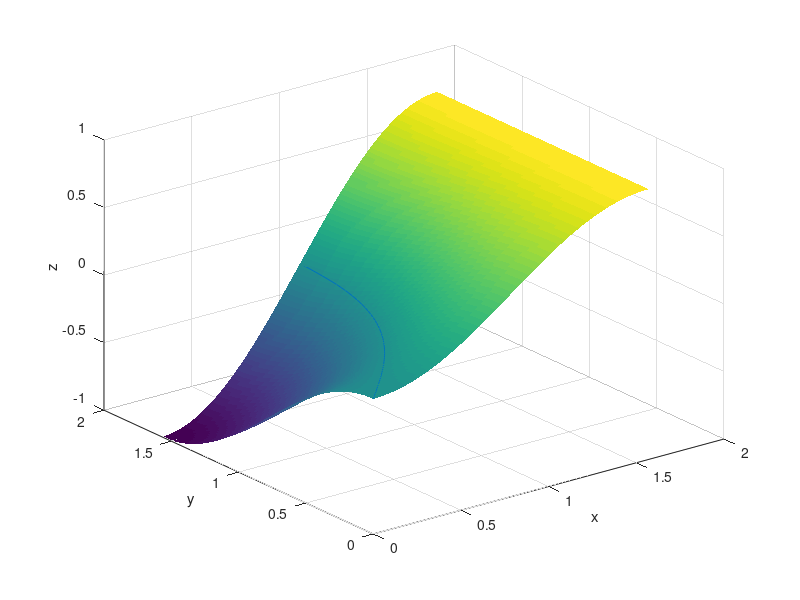

This figure's MATLAB source: (Note: this script raises an error after producing the figure.)
close all
x=linspace(0,pi/2);
y=linspace(0,pi/2);
[xx, yy] = meshgrid(x, y);
zz = -cos(xx).^2 .* sin(yy).^2 + sin(xx).^2;

surf(xx, yy, zz, 'EdgeColor', 'none'); hold on 
ty = -( cos(xx).*cos(yy)-1+sqrt(-cos(xx).^2.*sin(yy).^2+sin(xx).^2) ) ./ ...
      ( cos(xx).^2-sin(xx).^2 + 1 - 2*cos(xx).*cos(yy) );
a = cos(xx).^2 - sin(xx).^2 + 1 - 2*cos(xx).*cos(yy);
b = cos(xx) .* cos(yy) - 1;
c = 1;
% ty = (-b - sqrt(b.^2 - a.*c)) ./ a;
xlabel('x')
ylabel('y')
zlabel('z')

by = real(asin(tan(x)));
plot(x, by)
ty(tan(xx)-sin(yy) <= 0 ) = inf;
% ty(abs(real(a)) < 1e-10) = inf;
% ty(abs(real(ty)) > 10) = inf;
surf(xx, yy, ty, 'EdgeColor', 'none'); hold on 

zlim([-1 5])
caxis([-1 5]);

figure
case1 = (sin(xx) >= cos(yy)) & (cos(yy) >= cos(xx));
case2 = (sin(xx) <= cos(yy)) & (cos(yy) <= cos(xx));
cdata = zeros(size(xx));
cdata(case1) = 1;
cdata(case2) = -1;
cdata(ty>1) = 2;
heatmap(x, y, cdata)
xlabel('x')
ylabel('y')